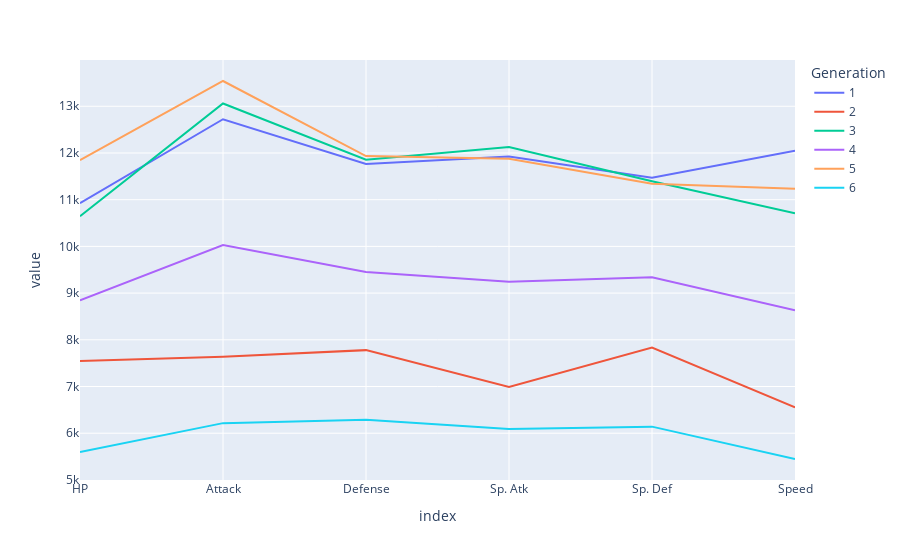

Notebook code for this chart:
### Code cell
px.line(df3.T)

### Figure 1 — Plotly figure (JSON) as saved in the notebook; plotly's stock layout.template omitted (floating-point values rounded to 4 significant figures)
{"data": [{"hovertemplate": "Generation=1<br>index=%{x}<br>value=%{y}<extra></extra>", "legendgroup": "1", "line": {"color": "#636efa", "dash": "solid"}, "marker": {"symbol": "circle"}, "mode": "lines", "name": "1", "orientation": "v", "showlegend": true, "type": "scatter", "x": ["HP", "Attack", "Defense", "Sp. Atk", "Sp. Def", "Speed"], "xaxis": "x", "y": [10926, 12722, 11763, 11922, 11469, 12049], "yaxis": "y"}, {"hovertemplate": "Generation=2<br>index=%{x}<br>value=%{y}<extra></extra>", "legendgroup": "2", "line": {"color": "#EF553B", "dash": "solid"}, "marker": {"symbol": "circle"}, "mode": "lines", "name": "2", "orientation": "v", "showlegend": true, "type": "scatter", "x": ["HP", "Attack", "Defense", "Sp. Atk", "Sp. Def", "Speed"], "xaxis": "x", "y": [7548, 7635, 7779, 6990, 7834, 6552], "yaxis": "y"}, {"hovertemplate": "Generation=3<br>index=%{x}<br>value=%{y}<extra></extra>", "legendgroup": "3", "line": {"color": "#00cc96", "dash": "solid"}, "marker": {"symbol": "circle"}, "mode": "lines", "name": "3", "orientation": "v", "showlegend": true, "type": "scatter", "x": ["HP", "Attack", "Defense", "Sp. Atk", "Sp. Def", "Speed"], "xaxis": "x", "y": [10647, 13060, 11856, 12129, 11396, 10708], "yaxis": "y"}, {"hovertemplate": "Generation=4<br>index=%{x}<br>value=%{y}<extra></extra>", "legendgroup": "4", "line": {"color": "#ab63fa", "dash": "solid"}, "marker": {"symbol": "circle"}, "mode": "lines", "name": "4", "orientation": "v", "showlegend": true, "type": "scatter", "x": ["HP", "Attack", "Defense", "Sp. Atk", "Sp. Def", "Speed"], "xaxis": "x", "y": [8843, 10027, 9454, 9245, 9340, 8632], "yaxis": "y"}, {"hovertemplate": "Generation=5<br>index=%{x}<br>value=%{y}<extra></extra>", "legendgroup": "5", "line": {"color": "#FFA15A", "dash": "solid"}, "marker": {"symbol": "circle"}, "mode": "lines", "name": "5", "orientation": "v", "showlegend": true, "type": "scatter", "x": ["HP", "Attack", "Defense", "Sp. Atk", "Sp. Def", "Speed"], "xaxis": "x", "y": [11845, 13541, 11934, 11878, 11342, 11233], "yaxis": "y"}, {"hovertemplate": "Generation=6<br>index=%{x}<br>value=%{y}<extra></extra>", "legendgroup": "6", "line": {"color": "#19d3f3", "dash": "solid"}, "marker": {"symbol": "circle"}, "mode": "lines", "name": "6", "orientation": "v", "showlegend": true, "type": "scatter", "x": ["HP", "Attack", "Defense", "Sp. Atk", "Sp. Def", "Speed"], "xaxis": "x", "y": [5598, 6216, 6288, 6092, 6141, 5448], "yaxis": "y"}], "layout": {"legend": {"title": {"text": "Generation"}, "tracegroupgap": 0}, "margin": {"t": 60}, "xaxis": {"anchor": "y", "domain": [0, 1], "title": {"text": "index"}}, "yaxis": {"anchor": "x", "domain": [0, 1], "title": {"text": "value"}}}}
